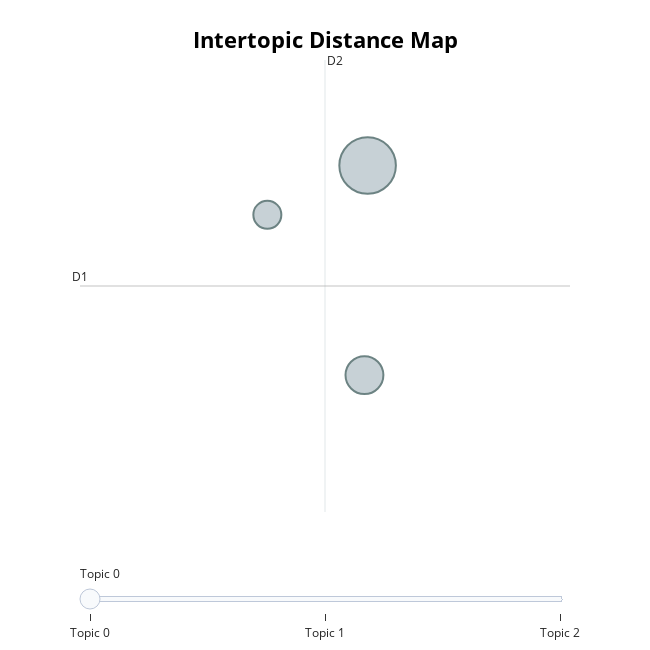

This figure's notebook cell:
### Markdown cell above
## Visualize Topics
After having trained our `BERTopic` model, we can iteratively go through perhaps a hundred topic to get a good 
understanding of the topics that were extract. However, that takes quite some time and lacks a global representation. 
Instead, we can visualize the topics that were generated in a way very similar to 
[LDAvis](https://github.com/cpsievert/LDAvis):

### Code cell
topic_model.visualize_topics()

### Figure 1 — Plotly figure (JSON) as saved in the notebook; plotly's stock layout.template omitted (floating-point values rounded to 4 significant figures)
{"data": [{"customdata": [[0, "房间 | 在家里 | 念 | 影片 | 看电影", 49], [1, "听 | 参加 | 节目 | 演唱会 | 房间", 22], [2, "比赛 | 围棋 | 运动 | 篮球 | 球赛", 12]], "hovertemplate": "<b>Topic %{customdata[0]}</b><br>Words: %{customdata[1]}<br>Size: %{customdata[2]}", "legendgroup": "", "marker": {"color": "#B0BEC5", "line": {"color": "DarkSlateGrey", "width": 2}, "size": [49, 22, 12], "sizemode": "area", "sizeref": 0.03062, "symbol": "circle"}, "mode": "markers", "name": "", "orientation": "v", "showlegend": false, "type": "scatter", "x": [19.71, 19.66, 18.24], "xaxis": "x", "y": [-6.446, -8.369, -6.899], "yaxis": "y"}], "layout": {"annotations": [{"showarrow": false, "text": "D1", "x": 15.51, "y": -7.552, "yshift": 10}, {"showarrow": false, "text": "D2", "x": 19.09, "xshift": 10, "y": -5.479}], "height": 650, "hoverlabel": {"bgcolor": "white", "font": {"family": "Rockwell", "size": 16}}, "legend": {"itemsizing": "constant", "tracegroupgap": 0}, "margin": {"t": 60}, "shapes": [{"line": {"color": "#CFD8DC", "width": 2}, "type": "line", "x0": 19.09, "x1": 19.09, "y0": -9.624, "y1": -5.479}, {"line": {"color": "#9E9E9E", "width": 2}, "type": "line", "x0": 15.51, "x1": 22.66, "y0": -7.552, "y1": -7.552}], "sliders": [{"active": 0, "pad": {"t": 50}, "steps": [{"args": [{"marker.color": [["red", "#B0BEC5", "#B0BEC5"]]}], "label": "Topic 0", "method": "update"}, {"args": [{"marker.color": [["#B0BEC5", "red", "#B0BEC5"]]}], "label": "Topic 1", "method": "update"}, {"args": [{"marker.color": [["#B0BEC5", "#B0BEC5", "red"]]}], "label": "Topic 2", "method": "update"}]}], "title": {"font": {"color": "Black", "size": 22}, "text": "<b>Intertopic Distance Map", "x": 0.5, "xanchor": "center", "y": 0.95, "yanchor": "top"}, "width": 650, "xaxis": {"anchor": "y", "domain": [0, 1], "range": [15.51, 22.66], "title": {"text": ""}, "visible": false}, "yaxis": {"anchor": "x", "domain": [0, 1], "range": [-9.624, -5.479], "title": {"text": ""}, "visible": false}}}
